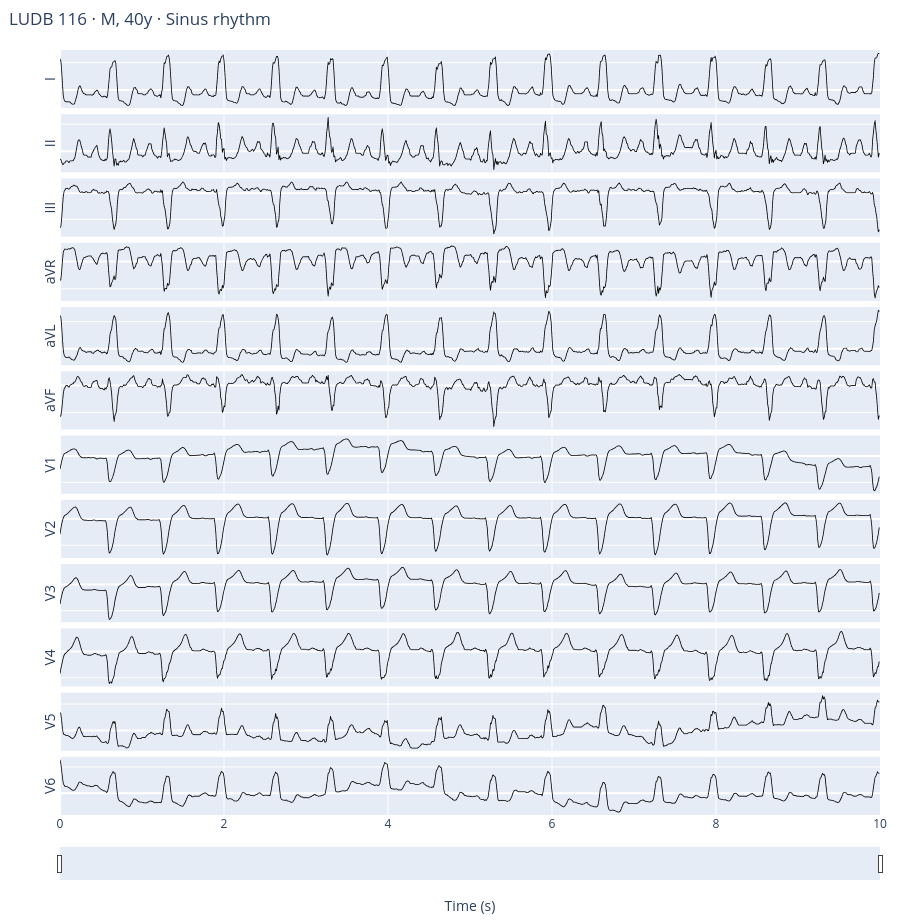
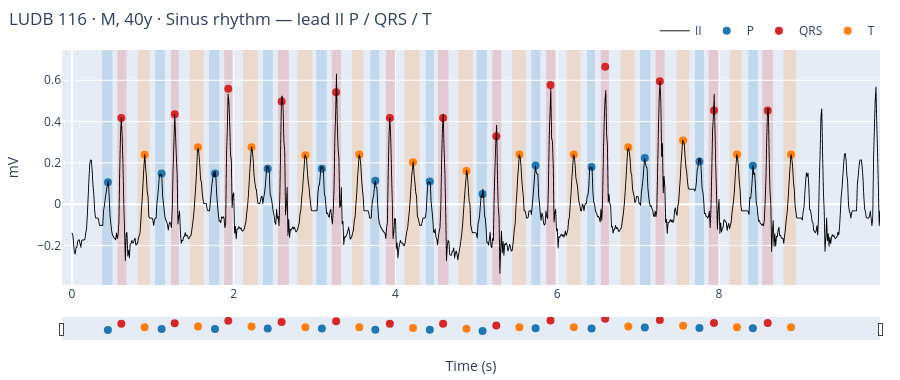

The cell these charts' notebook holds for them, in order:
### Markdown cell above
## 3. Visualize

### Code cell
index = C.load_index(PROC_DIR)
example_id = str(index.iloc[0]["record_id"])
_ = C.plot_ludb_record(example_id, PROC_DIR)

### Figure 1 — Plotly figure (JSON) as saved in the notebook; plotly's stock layout.template omitted (floating-point values rounded to 4 significant figures; data arrays with more than 128 entries replaced by an {"elided": "..."} marker saying what was removed)
{"data": [{"hovertemplate": "I: %{y:.3f} mV<extra></extra>", "line": {"color": "black", "width": 0.8}, "mode": "lines", "name": "I", "showlegend": false, "type": "scattergl", "x": {"elided": "1000 float values"}, "xaxis": "x", "y": {"elided": "1000 float values"}, "yaxis": "y"}, {"hovertemplate": "II: %{y:.3f} mV<extra></extra>", "line": {"color": "black", "width": 0.8}, "mode": "lines", "name": "II", "showlegend": false, "type": "scattergl", "x": {"elided": "1000 float values"}, "xaxis": "x2", "y": {"elided": "1000 float values"}, "yaxis": "y2"}, {"hovertemplate": "III: %{y:.3f} mV<extra></extra>", "line": {"color": "black", "width": 0.8}, "mode": "lines", "name": "III", "showlegend": false, "type": "scattergl", "x": {"elided": "1000 float values"}, "xaxis": "x3", "y": {"elided": "1000 float values"}, "yaxis": "y3"}, {"hovertemplate": "aVR: %{y:.3f} mV<extra></extra>", "line": {"color": "black", "width": 0.8}, "mode": "lines", "name": "aVR", "showlegend": false, "type": "scattergl", "x": {"elided": "1000 float values"}, "xaxis": "x4", "y": {"elided": "1000 float values"}, "yaxis": "y4"}, {"hovertemplate": "aVL: %{y:.3f} mV<extra></extra>", "line": {"color": "black", "width": 0.8}, "mode": "lines", "name": "aVL", "showlegend": false, "type": "scattergl", "x": {"elided": "1000 float values"}, "xaxis": "x5", "y": {"elided": "1000 float values"}, "yaxis": "y5"}, {"hovertemplate": "aVF: %{y:.3f} mV<extra></extra>", "line": {"color": "black", "width": 0.8}, "mode": "lines", "name": "aVF", "showlegend": false, "type": "scattergl", "x": {"elided": "1000 float values"}, "xaxis": "x6", "y": {"elided": "1000 float values"}, "yaxis": "y6"}, {"hovertemplate": "V1: %{y:.3f} mV<extra></extra>", "line": {"color": "black", "width": 0.8}, "mode": "lines", "name": "V1", "showlegend": false, "type": "scattergl", "x": {"elided": "1000 float values"}, "xaxis": "x7", "y": {"elided": "1000 float values"}, "yaxis": "y7"}, {"hovertemplate": "V2: %{y:.3f} mV<extra></extra>", "line": {"color": "black", "width": 0.8}, "mode": "lines", "name": "V2", "showlegend": false, "type": "scattergl", "x": {"elided": "1000 float values"}, "xaxis": "x8", "y": {"elided": "1000 float values"}, "yaxis": "y8"}, {"hovertemplate": "V3: %{y:.3f} mV<extra></extra>", "line": {"color": "black", "width": 0.8}, "mode": "lines", "name": "V3", "showlegend": false, "type": "scattergl", "x": {"elided": "1000 float values"}, "xaxis": "x9", "y": {"elided": "1000 float values"}, "yaxis": "y9"}, {"hovertemplate": "V4: %{y:.3f} mV<extra></extra>", "line": {"color": "black", "width": 0.8}, "mode": "lines", "name": "V4", "showlegend": false, "type": "scattergl", "x": {"elided": "1000 float values"}, "xaxis": "x10", "y": {"elided": "1000 float values"}, "yaxis": "y10"}, {"hovertemplate": "V5: %{y:.3f} mV<extra></extra>", "line": {"color": "black", "width": 0.8}, "mode": "lines", "name": "V5", "showlegend": false, "type": "scattergl", "x": {"elided": "1000 float values"}, "xaxis": "x11", "y": {"elided": "1000 float values"}, "yaxis": "y11"}, {"hovertemplate": "V6: %{y:.3f} mV<extra></extra>", "line": {"color": "black", "width": 0.8}, "mode": "lines", "name": "V6", "showlegend": false, "type": "scattergl", "x": {"elided": "1000 float values"}, "xaxis": "x12", "y": {"elided": "1000 float values"}, "yaxis": "y12"}], "layout": {"height": 920, "hovermode": "x unified", "margin": {"b": 40, "l": 60, "r": 20, "t": 50}, "title": {"text": "LUDB 116 · M, 40y · Sinus rhythm", "x": 0.01, "xanchor": "left"}, "xaxis": {"anchor": "y", "domain": [0, 1], "matches": "x12", "showticklabels": false}, "xaxis10": {"anchor": "y10", "domain": [0, 1], "matches": "x12", "showticklabels": false}, "xaxis11": {"anchor": "y11", "domain": [0, 1], "matches": "x12", "showticklabels": false}, "xaxis12": {"anchor": "y12", "domain": [0, 1], "range": [0, 10], "rangeslider": {"thickness": 0.04, "visible": true}, "title": {"text": "Time (s)"}}, "xaxis2": {"anchor": "y2", "domain": [0, 1], "matches": "x12", "showticklabels": false}, "xaxis3": {"anchor": "y3", "domain": [0, 1], "matches": "x12", "showticklabels": false}, "xaxis4": {"anchor": "y4", "domain": [0, 1], "matches": "x12", "showticklabels": false}, "xaxis5": {"anchor": "y5", "domain": [0, 1], "matches": "x12", "showticklabels": false}, "xaxis6": {"anchor": "y6", "domain": [0, 1], "matches": "x12", "showticklabels": false}, "xaxis7": {"anchor": "y7", "domain": [0, 1], "matches": "x12", "showticklabels": false}, "xaxis8": {"anchor": "y8", "domain": [0, 1], "matches": "x12", "showticklabels": false}, "xaxis9": {"anchor": "y9", "domain": [0, 1], "matches": "x12", "showticklabels": false}, "yaxis": {"anchor": "x", "domain": [0.924, 1.0], "showticklabels": false, "ticks": "", "title": {"standoff": 0, "text": "I"}}, "yaxis10": {"anchor": "x10", "domain": [0.168, 0.244], "showticklabels": false, "ticks": "", "title": {"standoff": 0, "text": "V4"}}, "yaxis11": {"anchor": "x11", "domain": [0.084, 0.16], "showticklabels": false, "ticks": "", "title": {"standoff": 0, "text": "V5"}}, "yaxis12": {"anchor": "x12", "domain": [0, 0.076], "showticklabels": false, "ticks": "", "title": {"standoff": 0, "text": "V6"}}, "yaxis2": {"anchor": "x2", "domain": [0.84, 0.916], "showticklabels": false, "ticks": "", "title": {"standoff": 0, "text": "II"}}, "yaxis3": {"anchor": "x3", "domain": [0.756, 0.832], "showticklabels": false, "ticks": "", "title": {"standoff": 0, "text": "III"}}, "yaxis4": {"anchor": "x4", "domain": [0.672, 0.748], "showticklabels": false, "ticks": "", "title": {"standoff": 0, "text": "aVR"}}, "yaxis5": {"anchor": "x5", "domain": [0.588, 0.664], "showticklabels": false, "ticks": "", "title": {"standoff": 0, "text": "aVL"}}, "yaxis6": {"anchor": "x6", "domain": [0.504, 0.58], "showticklabels": false, "ticks": "", "title": {"standoff": 0, "text": "aVF"}}, "yaxis7": {"anchor": "x7", "domain": [0.42, 0.496], "showticklabels": false, "ticks": "", "title": {"standoff": 0, "text": "V1"}}, "yaxis8": {"anchor": "x8", "domain": [0.336, 0.412], "showticklabels": false, "ticks": "", "title": {"standoff": 0, "text": "V2"}}, "yaxis9": {"anchor": "x9", "domain": [0.252, 0.328], "showticklabels": false, "ticks": "", "title": {"standoff": 0, "text": "V3"}}}}

### Figure 2 — Plotly figure (JSON) as saved in the notebook; plotly's stock layout.template omitted (floating-point values rounded to 4 significant figures; data arrays with more than 128 entries replaced by an {"elided": "..."} marker saying what was removed)
{"data": [{"hovertemplate": "II: %{y:.3f} mV<extra></extra>", "line": {"color": "black", "width": 0.9}, "mode": "lines", "name": "II", "type": "scattergl", "x": {"elided": "1000 float values"}, "y": {"elided": "1000 float values"}}, {"hovertemplate": "P peak: %{x:.3f} s<extra></extra>", "marker": {"color": "#1f77b4", "size": 8}, "mode": "markers", "name": "P", "type": "scatter", "x": [0.444, 1.108, 1.768, 2.42, 3.09, 3.75, 4.424, 5.076, 5.732, 6.424, 7.082, 7.758, 8.418], "y": [0.1062, 0.1487, 0.1487, 0.1717, 0.1717, 0.1133, 0.1097, 0.04956, 0.1876, 0.1805, 0.223, 0.2071, 0.1858]}, {"hovertemplate": "QRS peak: %{x:.3f} s<extra></extra>", "marker": {"color": "#d62728", "size": 8}, "mode": "markers", "name": "QRS", "type": "scatter", "x": [0.61, 1.27, 1.932, 2.592, 3.266, 3.93, 4.588, 5.246, 5.916, 6.592, 7.268, 7.938, 8.602], "y": [0.4177, 0.4354, 0.5593, 0.4973, 0.5416, 0.4177, 0.4177, 0.3292, 0.577, 0.6655, 0.5947, 0.4531, 0.4531]}, {"hovertemplate": "T peak: %{x:.3f} s<extra></extra>", "marker": {"color": "#ff7f0e", "size": 8}, "mode": "markers", "name": "T", "type": "scatter", "x": [0.898, 1.558, 2.22, 2.886, 3.552, 4.216, 4.878, 5.532, 6.204, 6.878, 7.556, 8.222, 8.89], "y": [0.2389, 0.2761, 0.2761, 0.2372, 0.2407, 0.2035, 0.1611, 0.2407, 0.2407, 0.2761, 0.308, 0.2407, 0.2407]}], "layout": {"height": 380, "hovermode": "x unified", "legend": {"orientation": "h", "x": 1, "xanchor": "right", "y": 1.02, "yanchor": "bottom"}, "margin": {"b": 40, "l": 50, "r": 20, "t": 50}, "shapes": [{"fillcolor": "#1f77b4", "layer": "below", "line": {"width": 0}, "opacity": 0.18, "type": "rect", "x0": 0.374, "x1": 0.5, "xref": "x", "y0": 0, "y1": 1, "yref": "y domain"}, {"fillcolor": "#1f77b4", "layer": "below", "line": {"width": 0}, "opacity": 0.18, "type": "rect", "x0": 1.03, "x1": 1.148, "xref": "x", "y0": 0, "y1": 1, "yref": "y domain"}, {"fillcolor": "#1f77b4", "layer": "below", "line": {"width": 0}, "opacity": 0.18, "type": "rect", "x0": 1.694, "x1": 1.822, "xref": "x", "y0": 0, "y1": 1, "yref": "y domain"}, {"fillcolor": "#1f77b4", "layer": "below", "line": {"width": 0}, "opacity": 0.18, "type": "rect", "x0": 2.364, "x1": 2.482, "xref": "x", "y0": 0, "y1": 1, "yref": "y domain"}, {"fillcolor": "#1f77b4", "layer": "below", "line": {"width": 0}, "opacity": 0.18, "type": "rect", "x0": 3.022, "x1": 3.148, "xref": "x", "y0": 0, "y1": 1, "yref": "y domain"}, {"fillcolor": "#1f77b4", "layer": "below", "line": {"width": 0}, "opacity": 0.18, "type": "rect", "x0": 3.688, "x1": 3.8, "xref": "x", "y0": 0, "y1": 1, "yref": "y domain"}, {"fillcolor": "#1f77b4", "layer": "below", "line": {"width": 0}, "opacity": 0.18, "type": "rect", "x0": 4.374, "x1": 4.472, "xref": "x", "y0": 0, "y1": 1, "yref": "y domain"}, {"fillcolor": "#1f77b4", "layer": "below", "line": {"width": 0}, "opacity": 0.18, "type": "rect", "x0": 5.004, "x1": 5.13, "xref": "x", "y0": 0, "y1": 1, "yref": "y domain"}, {"fillcolor": "#1f77b4", "layer": "below", "line": {"width": 0}, "opacity": 0.18, "type": "rect", "x0": 5.68, "x1": 5.79, "xref": "x", "y0": 0, "y1": 1, "yref": "y domain"}, {"fillcolor": "#1f77b4", "layer": "below", "line": {"width": 0}, "opacity": 0.18, "type": "rect", "x0": 6.368, "x1": 6.464, "xref": "x", "y0": 0, "y1": 1, "yref": "y domain"}, {"fillcolor": "#1f77b4", "layer": "below", "line": {"width": 0}, "opacity": 0.18, "type": "rect", "x0": 7.024, "x1": 7.152, "xref": "x", "y0": 0, "y1": 1, "yref": "y domain"}, {"fillcolor": "#1f77b4", "layer": "below", "line": {"width": 0}, "opacity": 0.18, "type": "rect", "x0": 7.702, "x1": 7.814, "xref": "x", "y0": 0, "y1": 1, "yref": "y domain"}, {"fillcolor": "#1f77b4", "layer": "below", "line": {"width": 0}, "opacity": 0.18, "type": "rect", "x0": 8.362, "x1": 8.48, "xref": "x", "y0": 0, "y1": 1, "yref": "y domain"}, {"fillcolor": "#d62728", "layer": "below", "line": {"width": 0}, "opacity": 0.18, "type": "rect", "x0": 0.562, "x1": 0.674, "xref": "x", "y0": 0, "y1": 1, "yref": "y domain"}, {"fillcolor": "#d62728", "layer": "below", "line": {"width": 0}, "opacity": 0.18, "type": "rect", "x0": 1.224, "x1": 1.32, "xref": "x", "y0": 0, "y1": 1, "yref": "y domain"}, {"fillcolor": "#d62728", "layer": "below", "line": {"width": 0}, "opacity": 0.18, "type": "rect", "x0": 1.882, "x1": 1.984, "xref": "x", "y0": 0, "y1": 1, "yref": "y domain"}, {"fillcolor": "#d62728", "layer": "below", "line": {"width": 0}, "opacity": 0.18, "type": "rect", "x0": 2.546, "x1": 2.68, "xref": "x", "y0": 0, "y1": 1, "yref": "y domain"}, {"fillcolor": "#d62728", "layer": "below", "line": {"width": 0}, "opacity": 0.18, "type": "rect", "x0": 3.212, "x1": 3.326, "xref": "x", "y0": 0, "y1": 1, "yref": "y domain"}, {"fillcolor": "#d62728", "layer": "below", "line": {"width": 0}, "opacity": 0.18, "type": "rect", "x0": 3.88, "x1": 3.992, "xref": "x", "y0": 0, "y1": 1, "yref": "y domain"}, {"fillcolor": "#d62728", "layer": "below", "line": {"width": 0}, "opacity": 0.18, "type": "rect", "x0": 4.526, "x1": 4.654, "xref": "x", "y0": 0, "y1": 1, "yref": "y domain"}, {"fillcolor": "#d62728", "layer": "below", "line": {"width": 0}, "opacity": 0.18, "type": "rect", "x0": 5.198, "x1": 5.308, "xref": "x", "y0": 0, "y1": 1, "yref": "y domain"}, {"fillcolor": "#d62728", "layer": "below", "line": {"width": 0}, "opacity": 0.18, "type": "rect", "x0": 5.862, "x1": 5.976, "xref": "x", "y0": 0, "y1": 1, "yref": "y domain"}, {"fillcolor": "#d62728", "layer": "below", "line": {"width": 0}, "opacity": 0.18, "type": "rect", "x0": 6.538, "x1": 6.638, "xref": "x", "y0": 0, "y1": 1, "yref": "y domain"}, {"fillcolor": "#d62728", "layer": "below", "line": {"width": 0}, "opacity": 0.18, "type": "rect", "x0": 7.216, "x1": 7.326, "xref": "x", "y0": 0, "y1": 1, "yref": "y domain"}, {"fillcolor": "#d62728", "layer": "below", "line": {"width": 0}, "opacity": 0.18, "type": "rect", "x0": 7.87, "x1": 7.998, "xref": "x", "y0": 0, "y1": 1, "yref": "y domain"}, {"fillcolor": "#d62728", "layer": "below", "line": {"width": 0}, "opacity": 0.18, "type": "rect", "x0": 8.534, "x1": 8.666, "xref": "x", "y0": 0, "y1": 1, "yref": "y domain"}, {"fillcolor": "#ff7f0e", "layer": "below", "line": {"width": 0}, "opacity": 0.18, "type": "rect", "x0": 0.812, "x1": 0.96, "xref": "x", "y0": 0, "y1": 1, "yref": "y domain"}, {"fillcolor": "#ff7f0e", "layer": "below", "line": {"width": 0}, "opacity": 0.18, "type": "rect", "x0": 1.456, "x1": 1.628, "xref": "x", "y0": 0, "y1": 1, "yref": "y domain"}, {"fillcolor": "#ff7f0e", "layer": "below", "line": {"width": 0}, "opacity": 0.18, "type": "rect", "x0": 2.116, "x1": 2.296, "xref": "x", "y0": 0, "y1": 1, "yref": "y domain"}, {"fillcolor": "#ff7f0e", "layer": "below", "line": {"width": 0}, "opacity": 0.18, "type": "rect", "x0": 2.786, "x1": 2.97, "xref": "x", "y0": 0, "y1": 1, "yref": "y domain"}, {"fillcolor": "#ff7f0e", "layer": "below", "line": {"width": 0}, "opacity": 0.18, "type": "rect", "x0": 3.46, "x1": 3.602, "xref": "x", "y0": 0, "y1": 1, "yref": "y domain"}, {"fillcolor": "#ff7f0e", "layer": "below", "line": {"width": 0}, "opacity": 0.18, "type": "rect", "x0": 4.112, "x1": 4.298, "xref": "x", "y0": 0, "y1": 1, "yref": "y domain"}, {"fillcolor": "#ff7f0e", "layer": "below", "line": {"width": 0}, "opacity": 0.18, "type": "rect", "x0": 4.778, "x1": 4.954, "xref": "x", "y0": 0, "y1": 1, "yref": "y domain"}, {"fillcolor": "#ff7f0e", "layer": "below", "line": {"width": 0}, "opacity": 0.18, "type": "rect", "x0": 5.44, "x1": 5.612, "xref": "x", "y0": 0, "y1": 1, "yref": "y domain"}, {"fillcolor": "#ff7f0e", "layer": "below", "line": {"width": 0}, "opacity": 0.18, "type": "rect", "x0": 6.116, "x1": 6.288, "xref": "x", "y0": 0, "y1": 1, "yref": "y domain"}, {"fillcolor": "#ff7f0e", "layer": "below", "line": {"width": 0}, "opacity": 0.18, "type": "rect", "x0": 6.784, "x1": 6.956, "xref": "x", "y0": 0, "y1": 1, "yref": "y domain"}, {"fillcolor": "#ff7f0e", "layer": "below", "line": {"width": 0}, "opacity": 0.18, "type": "rect", "x0": 7.476, "x1": 7.63, "xref": "x", "y0": 0, "y1": 1, "yref": "y domain"}, {"fillcolor": "#ff7f0e", "layer": "below", "line": {"width": 0}, "opacity": 0.18, "type": "rect", "x0": 8.13, "x1": 8.278, "xref": "x", "y0": 0, "y1": 1, "yref": "y domain"}, {"fillcolor": "#ff7f0e", "layer": "below", "line": {"width": 0}, "opacity": 0.18, "type": "rect", "x0": 8.798, "x1": 8.952, "xref": "x", "y0": 0, "y1": 1, "yref": "y domain"}], "title": {"text": "LUDB 116 · M, 40y · Sinus rhythm — lead II P / QRS / T", "x": 0.01, "xanchor": "left"}, "xaxis": {"rangeslider": {"thickness": 0.08, "visible": true}, "title": {"text": "Time (s)"}}, "yaxis": {"title": {"text": "mV"}}}}
